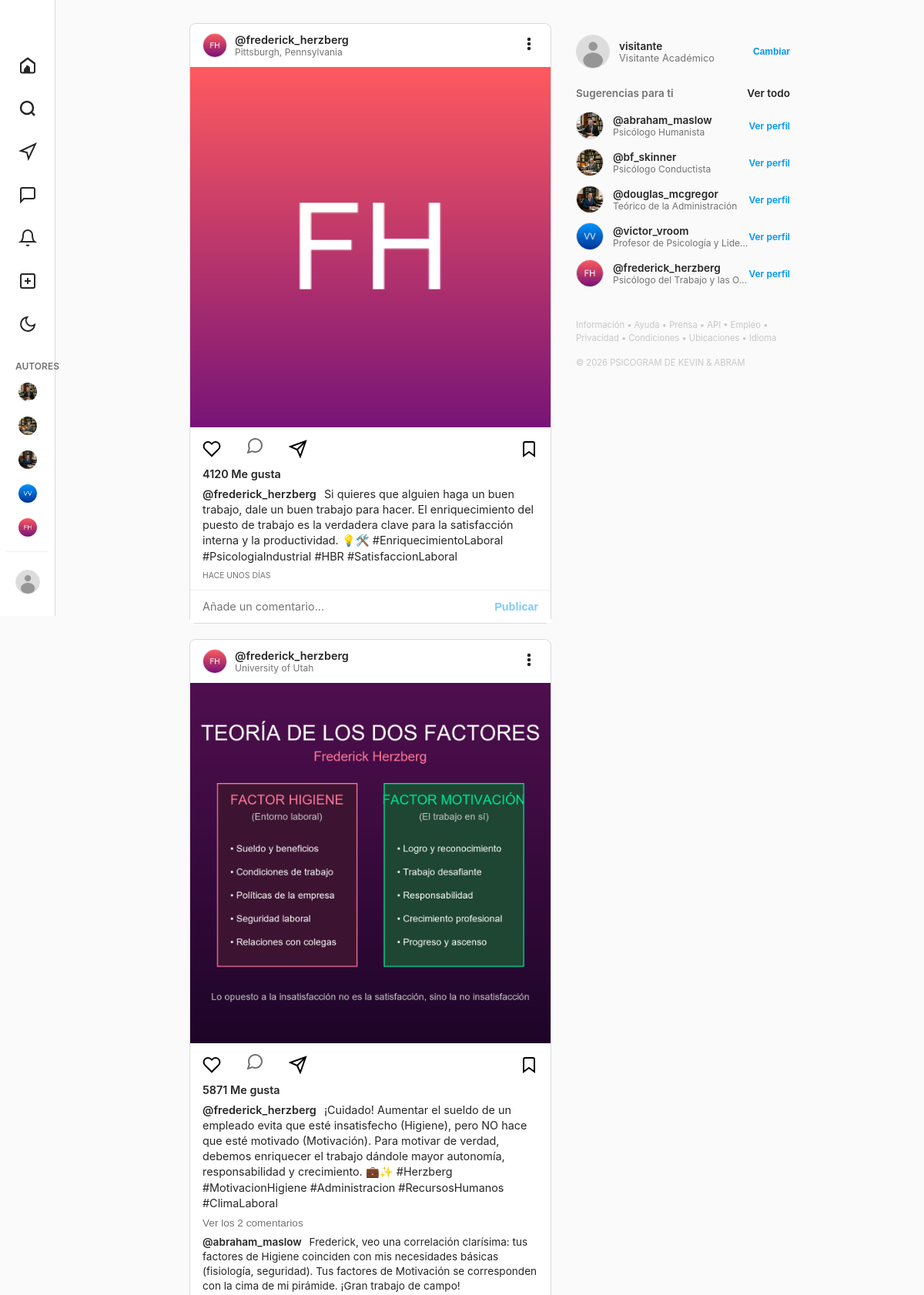
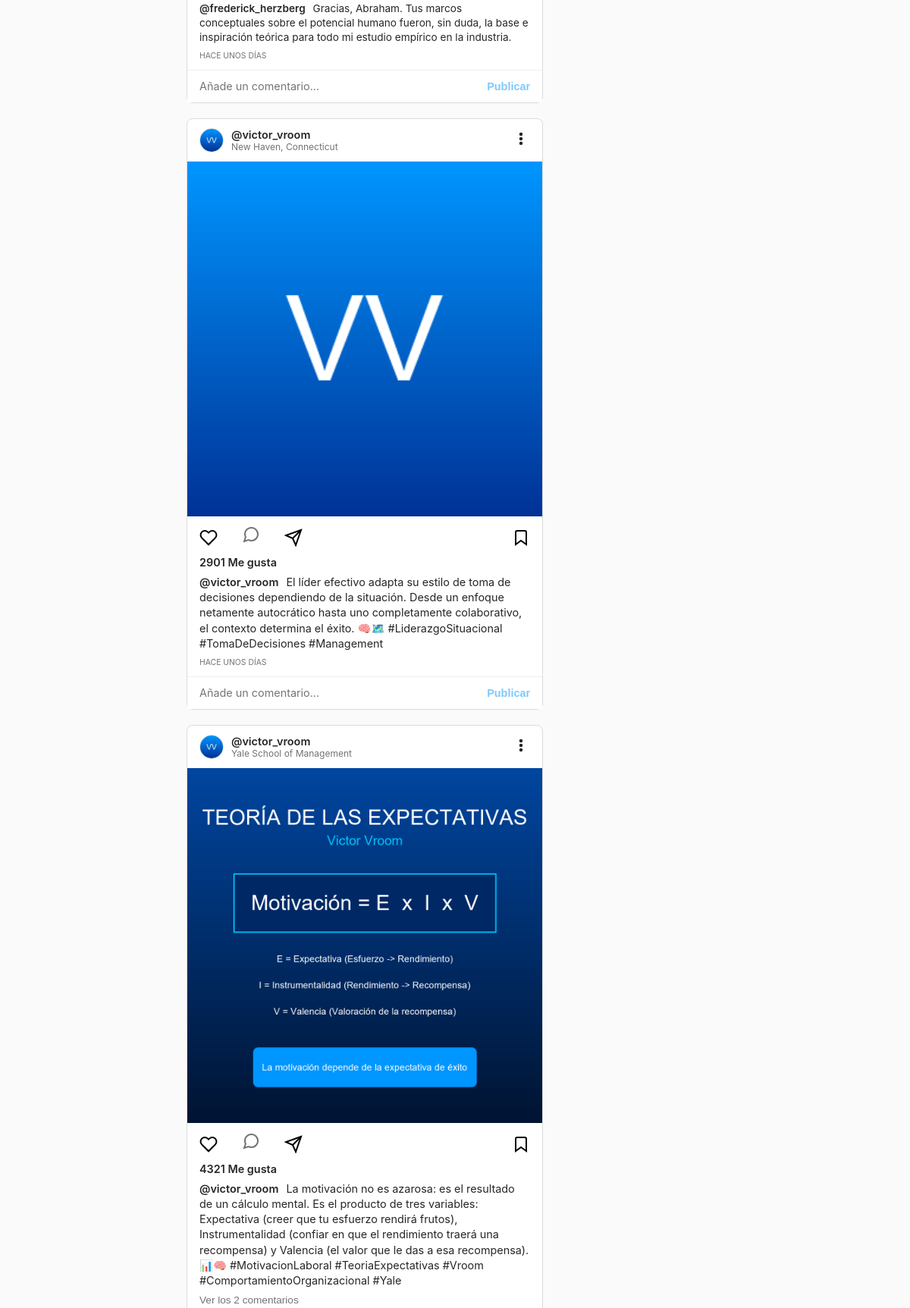
The page / (upper part) on the database its author committed (2 pictures, top to bottom).
### authors/models.py (models this page shows, shortened)
class Author(models.Model):
    name = models.CharField(max_length=100)
    username = models.CharField(max_length=50, unique=True)
    profile_picture = models.ImageField(upload_to='profiles/', blank=True, null=True)
    occupation = models.CharField(max_length=100, blank=True)
    bio = models.TextField(blank=True)
    followers_count = models.IntegerField(default=0)
    following_count = models.IntegerField(default=0)
    birth_info = models.CharField(max_length=150, blank=True)
    death_info = models.CharField(max_length=150, blank=True)
    key_theories = models.TextField(blank=True)
    academic_background = models.TextField(blank=True)
    legacy = models.TextField(blank=True)
    nationality = models.CharField(max_length=100, blank=True)
    website = models.CharField(max_length=100, blank=True)

class Post(models.Model):
    author = models.ForeignKey(Author, on_delete=models.CASCADE, related_name='posts')
    image = models.ImageField(upload_to='posts/')
    caption = models.TextField(blank=True)
    created_at = models.DateTimeField(auto_now_add=True)
    likes_count = models.IntegerField(default=0)
    location = models.CharField(max_length=100, blank=True)

class Comment(models.Model):
    post = models.ForeignKey(Post, on_delete=models.CASCADE, related_name='comments')
    author_name = models.CharField(max_length=50)
    text = models.TextField()
    created_at = models.DateTimeField(auto_now_add=True)

### authors/views.py (the view)
# urls.py: path('', views.feed_view, name='feed'),
def feed_view(request):
    posts = Post.objects.all().order_by('-created_at')
    authors = Author.objects.all()
    suggestions = list(authors)[:5]
    context = {
        'posts': posts,
        'authors': authors,
        'suggestions': suggestions,
    }
    return render(request, 'authors/feed.html', context)

### authors/templates/authors/feed.html (shortened to what this page needs)
{% extends 'authors/base.html' %}
{% load static %}
{% block content %}
<div class="feed-container">
    <div class="feed-posts">
        {% if posts %}
            {% for post in posts %}
                <article class="post-card">
                    <header class="post-header">
                        <div class="post-header-author">
                            <img src="{% if post.author.profile_picture %}{{ post.author.profile_picture.url }}{% else %}{% static 'img/default_avatar.png' %}{% endif %}" alt="{{ post.author.name }}" class="author-pfp">
                            <div class="author-info-text">
                                <a href="{% url 'authors:profile' post.author.username %}" class="author-username">@{{ post.author.username }}</a>
                                <span class="post-location">{{ post.location|default:post.author.occupation }}</span>
                            </div>
                        </div>
                        <div class="post-options">
                            <svg viewBox="0 0 24 24" fill="currentColor" style="width: 24px; height: 24px;"><path d="M12 9.75A2.25 2.25 0 1 0 14.25 12 2.25 2.25 0 0 0 12 9.75Zm0-6A2.25 2.25 0 1 0 14.25 6 2.25 2.25 0 0 0 12 3.75Zm0 12A2.25 2.25 0 1 0 14.25 18 2.25 2.25 0 0 0 12 15.75Z"/></svg>
                        </div>
                    </header>
                    <div class="post-image-container">
                        <img src="{{ post.image.url }}" alt="Imagen de {{ post.author.name }}" class="post-image">
                    </div>
                    <div class="post-actions">
                        <div class="post-actions-left">
                            <button class="post-action-btn like-btn">
                                <svg viewBox="0 0 24 24" fill="none" stroke="currentColor" stroke-width="2" style="width: 24px; height: 24px;"><path d="M20.84 4.61a5.5 5.5 0 0 0-7.78 0L12 5.67l-1.06-1.06a5.5 5.5 0 0 0-7.78 7.78l1.06 1.06L12 21.23l7.78-7.78 1.06-1.06a5.5 5.5 0 0 0 0-7.78z"/></svg>
                            </button>
                            <button class="post-action-btn view-comments-btn" data-post-id="{{ post.id }}">
                                <svg viewBox="0 0 24 24" fill="none" stroke="currentColor" stroke-width="2" style="width: 24px; height: 24px;"><path d="M21 11.5a8.38 8.38 0 0 1-.9 3.8 8.5 8.5 0 0 1-7.6 4.7 8.38 8.38 0 0 1-3.8-.9L3 21l1.9-5.7a8.38 8.38 0 0 1-.9-3.8 8.5 8.5 0 0 1 4.7-7.6 8.38 8.38 0 0 1 3.8-.9h.5a8.48 8.48 0 0 1 8 8v.5z"/></svg>
                            </button>
                            <button class="post-action-btn">
                                <svg viewBox="0 0 24 24" fill="none" stroke="currentColor" stroke-width="2" style="width: 24px; height: 24px;"><line x1="22" y1="2" x2="11" y2="13"/><polygon points="22 2 15 22 11 13 2 9 22 2"/></svg>
                            </button>
                        </div>
                        <button class="post-action-btn">
                            <svg viewBox="0 0 24 24" fill="none" stroke="currentColor" stroke-width="2" style="width: 24px; height: 24px;"><path d="M19 21l-7-5-7 5V5a2 2 0 0 1 2-2h10a2 2 0 0 1 2 2z"/></svg>
                        </button>
                    </div>
                    <div class="post-likes">{{ post.likes_count|stringformat:"d" }} Me gusta</div>
                    <div class="post-caption-box">
                        <span class="post-caption-username">@{{ post.author.username }}</span>
                        <span class="post-caption-text">{{ post.caption }}</span>
                    </div>
                    {% if post.comments.all %}
                        <button class="view-comments-btn" data-post-id="{{ post.id }}">
                            Ver los {{ post.comments.count }} comentarios
                        </button>
                        <div class="post-comments-preview" id="comments-preview-{{ post.id }}">
                            {% for comment in post.comments.all|slice:":2" %}
                                <div class="comment-preview-item">
                                    <span class="comment-preview-user">@{{ comment.author_name }}</span>
                                    <span>{{ comment.text }}</span>
                                </div>
                            {% endfor %}
                        </div>
                    {% endif %}
                    <div class="post-time">HACE UNOS DÍAS</div>
                    <form class="comment-input-form" data-post-id="{{ post.id }}">
                        <textarea placeholder="Añade un comentario..." class="comment-input" required></textarea>
                        <button type="submit" class="comment-post-btn">Publicar</button>
                    </form>
                </article>
            {% endfor %}
        {% else %}
            <div style="background-color: #fff; border: 1px solid #dbdbdb; border-radius: 8px; padding: 40px; text-align: center;">
                <h3>Aún no hay publicaciones</h3>
                <p style="color: #737373; margin-top: 10px;">Las publicaciones de los autores aparecerán aquí.</p>
            </div>
        {% endif %}
    </div>
    <aside class="feed-suggestions">
        <div class="current-user-suggestion">
            <div class="user-suggestion-info">
                <img src="{% static 'img/default_avatar.png' %}" alt="" class="user-suggestion-pfp">
                <div class="user-suggestion-text">
                    <span class="user-suggestion-username">visitante</span>
                    <span class="user-suggestion-fullname">Visitante Académico</span>
                </div>
            </div>
            <button class="suggestion-switch-btn" id="sugg-switch">Cambiar</button>
        </div>
        <div class="suggestions-header">
            <span>Sugerencias para ti</span>
            <span style="color: #262626; cursor: pointer;">Ver todo</span>
        </div>
        <div class="suggestions-list">
            {% for sug_author in suggestions %}
                <div class="suggestion-item">
                    <div class="user-suggestion-info">
                        <img src="{% if sug_author.profile_picture %}{{ sug_author.profile_picture.url }}{% else %}{% static 'img/default_avatar.png' %}{% endif %}" alt="" class="suggestion-item-pfp">
                        <div class="suggestion-item-text">
                            <a href="{% url 'authors:profile' sug_author.username %}" class="suggestion-item-username">@{{ sug_author.username }}</a>
                            <span class="suggestion-item-relation">{{ sug_author.occupation|truncatechars:30 }}</span>
                        </div>
                    </div>
                    <a href="{% url 'authors:profile' sug_author.username %}" class="suggestion-switch-btn" style="color: #0095f6;">Ver perfil</a>
                </div>
            {% endfor %}
        </div>
        <footer style="margin-top: 25px; font-size: 0.7rem; color: #c7c7c7; line-height: 1.5;">
            Información • Ayuda • Prensa • API • Empleo • Privacidad • Condiciones • Ubicaciones • Idioma
            <p style="margin-top: 15px;">© 2026 PSICOGRAM DE KEVIN & ABRAM</p>
        </footer>
    </aside>
</div>
{% endblock %}

### authors/templates/authors/base.html (shortened to what this page needs)
{% load static %}
<!DOCTYPE html>
<html lang="es">
<head>
    <link rel="stylesheet" href="{% static 'authors/css/style.css' %}">
</head>
<body>
    <div class="app-container">
        <aside class="sidebar">
            <div class="logo-container">
            </div>
            <nav class="nav-links">
                <li>
                    <a href="{% url 'authors:feed' %}" class="nav-item {% if request.resolver_match.url_name == 'feed' %}active{% endif %}">
                    </a>
                </li>
                <li>
                    <div class="nav-item" id="search-nav-btn">
                        <svg viewBox="0 0 24 24" fill="none" stroke="currentColor" stroke-width="2.5"><path d="M19 11A8 8 0 113 11a8 8 0 0116 0zM21 21l-4.35-4.35"/></svg>
                    </div>
                </li>
                <li>
                    <div class="nav-item">
                        <svg viewBox="0 0 24 24" fill="none" stroke="currentColor" stroke-width="2"><polygon points="3 11 22 2 13 21 11 13 3 11"/></svg>
                    </div>
                </li>
                <li>
                    <div class="nav-item">
                        <svg viewBox="0 0 24 24" fill="none" stroke="currentColor" stroke-width="2"><path d="M21 15a2 2 0 0 1-2 2H7l-4 4V5a2 2 0 0 1 2-2h14a2 2 0 0 1 2 2z"/></svg>
                    </div>
                </li>
                <li>
                    <div class="nav-item">
                        <svg viewBox="0 0 24 24" fill="none" stroke="currentColor" stroke-width="2"><path d="M18 8A6 6 0 0 0 6 8c0 7-3 9-3 9h18s-3-2-3-9M13.73 21a2 2 0 0 1-3.46 0"/></svg>
                    </div>
                </li>
                <li>
                    <div class="nav-item">
                        <svg viewBox="0 0 24 24" fill="none" stroke="currentColor" stroke-width="2"><rect x="3" y="3" width="18" height="18" rx="2" ry="2"/><line x1="12" y1="8" x2="12" y2="16"/><line x1="8" y1="12" x2="16" y2="12"/></svg>
                    </div>
                </li>
                <li>
                    <div class="nav-item" id="theme-toggle-btn">
                        <svg viewBox="0 0 24 24" fill="none" stroke="currentColor" stroke-width="2" class="theme-icon-moon"><path d="M21 12.79A9 9 0 1 1 11.21 3 7 7 0 0 0 21 12.79z"/></svg>
                    </div>
                </li>
                <li style="margin-top: 15px; font-size: 0.75rem; color: #737373; padding: 0 12px; font-weight: 600;">AUTORES</li>
                {% for aut in authors %}
                <li>
                    <a href="{% url 'authors:profile' aut.username %}" class="nav-item {% if author.username == aut.username %}active{% endif %}" style="padding: 6px 12px; gap: 10px;">
                        <img src="{% if aut.profile_picture %}{{ aut.profile_picture.url }}{% else %}{% static 'img/default_avatar.png' %}{% endif %}" alt="" style="width: 24px; height: 24px; border-radius: 50%; object-fit: cover;">
                    </a>
                </li>
                {% endfor %}
            </nav>
            <div class="sidebar-footer">
                <div class="active-user-trigger" id="active-user-trigger">
                    <img src="{% static 'img/default_avatar.png' %}" alt="" class="active-user-avatar">
                </div>
            </div>
        </aside>
        <main class="main-content">
            {% block content %}{% endblock %}
        </main>
    </div>
</body>
</html>

### rows shown on the page
Author: profile_picture (picture), username "abraham_maslow", occupation "Psicólogo Humanista"
Author: profile_picture (picture), username "bf_skinner", occupation "Psicólogo Conductista"
Author: profile_picture (picture), username "douglas_mcgregor", occupation "Teórico de la Administración"
Author: profile_picture (picture), username "victor_vroom", occupation "Profesor de Psicología y Lide…"
Author: profile_picture (picture), username "frederick_herzberg", occupation "Psicólogo del Trabajo y las O…"
Post: author.profile_picture (picture), author.username "frederick_herzberg", location "Pittsburgh, Pennsylvania", image (picture), likes_count "4120", caption "Si quieres que alguien haga un buen trabajo, dale un buen trabajo para hacer. El enriquecimiento del puesto de trabajo es la verdadera clave para la satisfacción interna y la productividad. 💡🛠️ #EnriquecimientoLaboral #PsicologiaIndustrial #HBR #SatisfaccionLaboral"
Post: author.profile_picture (picture), author.username "frederick_herzberg", location "University of Utah", image (picture), likes_count "5871", caption "¡Cuidado! Aumentar el sueldo de un empleado evita que esté insatisfecho (Higiene), pero NO hace que esté motivado (Motivación). Para motivar de verdad, debemos enriquecer el trabajo dándole mayor autonomía, responsabilidad y crecimiento. 💼✨ #Herzberg #MotivacionHigiene #Administracion #RecursosHumanos #ClimaLaboral", comments.count "2"
Comment: author_name "abraham_maslow", text "Frederick, veo una correlación clarísima: tus factores de Higiene coinciden con mis necesidades básicas (fisiología, seguridad). Tus factores de Motivación se corresponden con la cima de mi pirámide. ¡Gran trabajo de campo!"
Comment: author_name "frederick_herzberg", text "Gracias, Abraham. Tus marcos conceptuales sobre el potencial humano fueron, sin duda, la base e inspiración teórica para todo mi estudio empírico en la industria."
Post: author.profile_picture (picture), author.username "victor_vroom", location "New Haven, Connecticut", image (picture), likes_count "2901", caption "El líder efectivo adapta su estilo de toma de decisiones dependiendo de la situación. Desde un enfoque netamente autocrático hasta uno completamente colaborativo, el contexto determina el éxito. 🧠🗺️ #LiderazgoSituacional #TomaDeDecisiones #Management"
Post: author.profile_picture (picture), author.username "victor_vroom", location "Yale School of Management", image (picture), likes_count "4321", caption "La motivación no es azarosa: es el resultado de un cálculo mental. Es el producto de tres variables: Expectativa (creer que tu esfuerzo rendirá frutos), Instrumentalidad (confiar en que el rendimiento traerá una recompensa) y Valencia (el valor que le das a esa recompensa). 📊🧠 #MotivacionLaboral #TeoriaExpectativas #Vroom #ComportamientoOrganizacional #Yale", comments.count "2"
